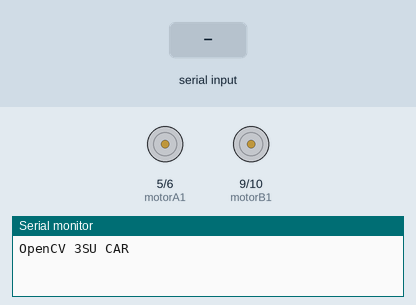
This sketch was run on a simulated Arduino Uno, built with avr-gcc and run on an emulated ATmega328P. On the bench: motor-driver pin pairs drawn as motors (green arrow = first pin HIGH = forward, orange = second pin HIGH = backward, longer = more drive), the last lines printed to the serial monitor. The inputs (shaded band) are chosen by the test bench.

Above: at 1.2 s.
1.3 s: byte 1 (1) received over Serial
At 1.9 s:
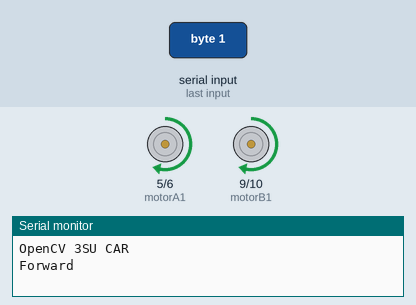
2.8 s: byte 2 (2) received over Serial
At 4.0 s:
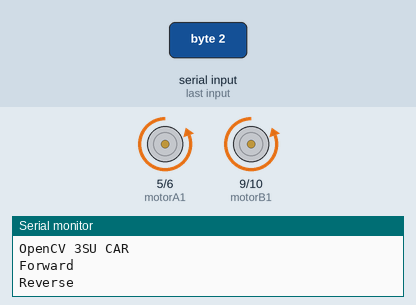
4.3 s: byte 3 (3) received over Serial
At 5.4 s:
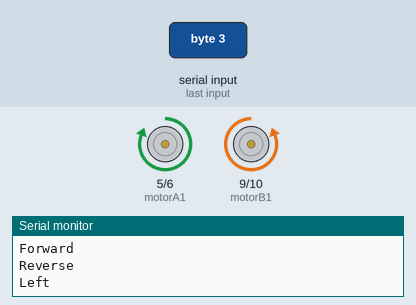
5.8 s: byte 4 (4) received over Serial
At 6.5 s:
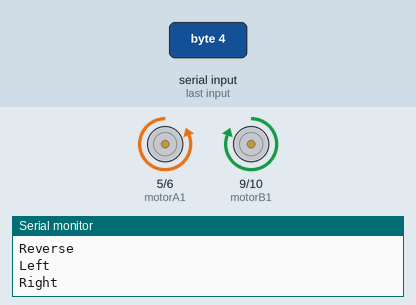
7.3 s: byte 5 (5) received over Serial
At 7.7 s:
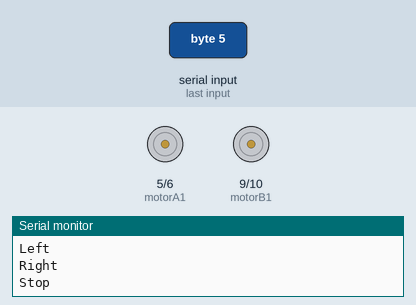
Timing chart, 0 to 9.8 s (numbered marks = the images above; inputs shaded):
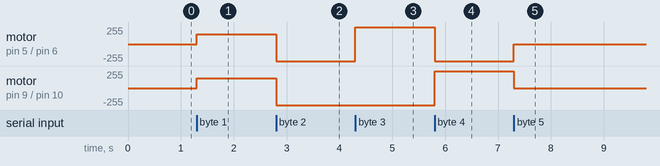

The sketch:

Control_3SU_Car.ino
```cpp
int motorA1 =  5;
int motorA2  = 6;
int motorB1 =  9;
int motorB2 =  10;
int  speed = 255 ;

// initial command
int command = 0;

void setup()

{
  pinMode( motorA1 , OUTPUT);
  pinMode( motorA2 , OUTPUT);
  pinMode( motorB1 , OUTPUT);
  pinMode( motorB2 , OUTPUT);
  Serial.begin(115200);

  while (!Serial);

  Serial.println("OpenCV 3SU CAR");

}

void loop() {

if (Serial.available())

{
  //int state = Serial.parseInt();
  int state = Serial.read();

  if (state == 1)
  {

    analogWrite( motorA1 , 150);
    analogWrite( motorA2 , 0);
    analogWrite( motorB1 , 150);
    analogWrite( motorB2 , 0);
    Serial.println("Forward");
  }

  if (state == 2)
  {
    analogWrite( motorA1 , 0);
    analogWrite( motorA2 , speed);
    analogWrite( motorB1 , 0);
    analogWrite( motorB2 , speed);
    Serial.println("Reverse");
  }

  if (state == 3)
  {

    analogWrite( motorA1 , speed);
    analogWrite( motorA2 , 0);
    analogWrite( motorB1 , 0);
    analogWrite( motorB2 , speed);
    Serial.println("Left");
  }
  if (state == 4)
  {
  analogWrite( motorA1 , 0);
  analogWrite( motorA2 , speed);
  analogWrite( motorB1 , speed);
  analogWrite( motorB2 , 0);
Serial.println("Right");
  }
  if (state == 5)
  {

  digitalWrite( motorA1 , 0);
  digitalWrite( motorA2 , 0);
  digitalWrite( motorB1 , 0);
  digitalWrite( motorB2 , 0);

  Serial.println("Stop");
  }

}

}
```

Measured:
- after the input at 1.3 s, motor on pin 5 (motorA1) / pin 6 (motorA2), motor on pin 9 (motorB1) / pin 10 (motorB2): stopped → forward 150/255 at once
- after the input at 2.8 s, motor on pin 5 (motorA1) / pin 6 (motorA2), motor on pin 9 (motorB1) / pin 10 (motorB2): forward 150/255 → backward 255/255 at once
- after the input at 4.3 s, motor on pin 5 (motorA1) / pin 6 (motorA2): backward 255/255 → forward 255/255 at once
- after the input at 5.8 s, motor on pin 5 (motorA1) / pin 6 (motorA2): forward 255/255 → backward 255/255 at once; motor on pin 9 (motorB1) / pin 10 (motorB2): backward 255/255 → forward 255/255 at once
- after the input at 7.3 s, motor on pin 5 (motorA1) / pin 6 (motorA2): backward 255/255 → stopped at once; motor on pin 9 (motorB1) / pin 10 (motorB2): forward 255/255 → stopped at once
